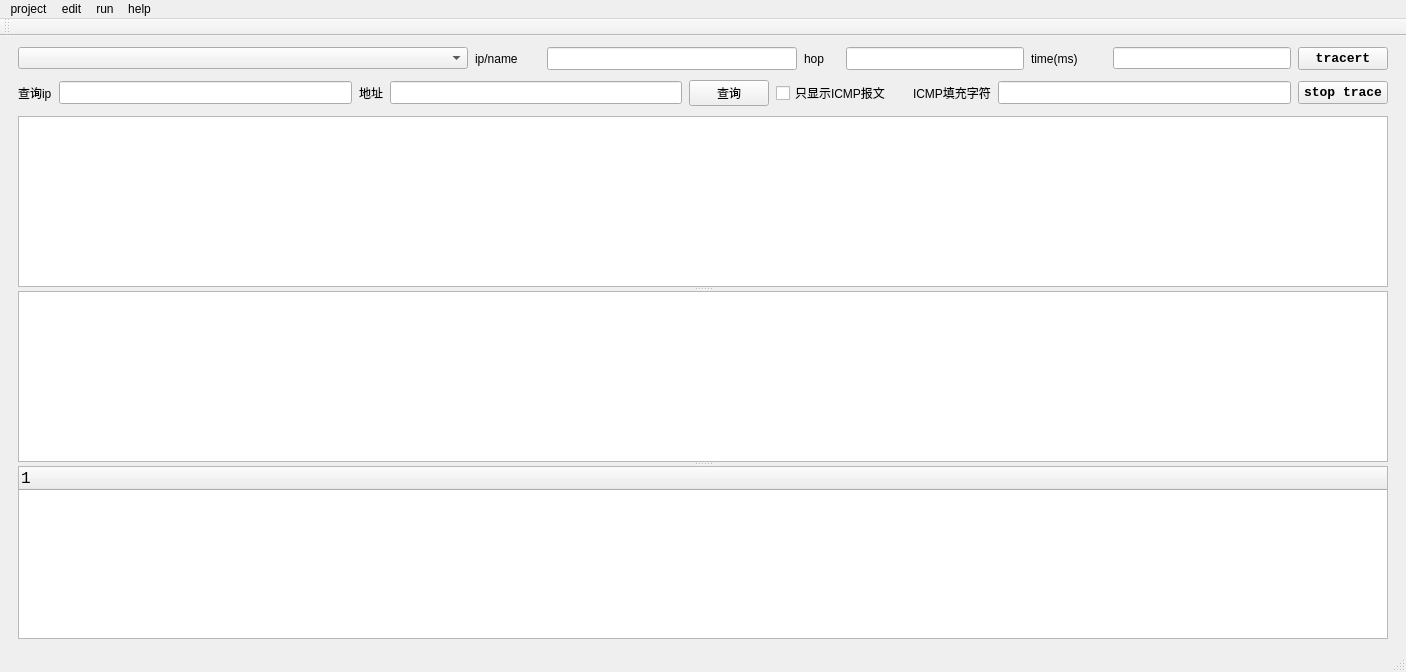
<?xml version="1.0" encoding="UTF-8"?>
<ui version="4.0">
 <class>MainWindow</class>
 <widget class="QMainWindow" name="MainWindow">
  <property name="geometry">
   <rect>
    <x>0</x>
    <y>0</y>
    <width>1406</width>
    <height>672</height>
   </rect>
  </property>
  <property name="windowTitle">
   <string>MainWindow</string>
  </property>
  <property name="windowIcon">
   <iconset resource="src.qrc">
    <normaloff>:/shark.png</normaloff>:/shark.png</iconset>
  </property>
  <widget class="QWidget" name="centralwidget">
   <layout class="QVBoxLayout" name="verticalLayout_3">
    <item>
     <widget class="QWidget" name="widget" native="true">
      <layout class="QHBoxLayout" name="horizontalLayout">
       <property name="spacing">
        <number>7</number>
       </property>
       <property name="topMargin">
        <number>2</number>
       </property>
       <property name="bottomMargin">
        <number>2</number>
       </property>
       <item>
        <widget class="QComboBox" name="comboBox">
         <property name="minimumSize">
          <size>
           <width>450</width>
           <height>0</height>
          </size>
         </property>
        </widget>
       </item>
       <item>
        <widget class="QLabel" name="label_3">
         <property name="minimumSize">
          <size>
           <width>65</width>
           <height>0</height>
          </size>
         </property>
         <property name="text">
          <string>ip/name</string>
         </property>
        </widget>
       </item>
       <item>
        <widget class="QLineEdit" name="lineEdit">
         <property name="minimumSize">
          <size>
           <width>250</width>
           <height>0</height>
          </size>
         </property>
         <property name="font">
          <font>
           <family>Consolas</family>
           <pointsize>10</pointsize>
           <weight>75</weight>
           <bold>true</bold>
          </font>
         </property>
        </widget>
       </item>
       <item>
        <widget class="QLabel" name="label">
         <property name="minimumSize">
          <size>
           <width>35</width>
           <height>0</height>
          </size>
         </property>
         <property name="text">
          <string>hop</string>
         </property>
        </widget>
       </item>
       <item>
        <widget class="QLineEdit" name="lineEdit_2">
         <property name="minimumSize">
          <size>
           <width>50</width>
           <height>0</height>
          </size>
         </property>
         <property name="font">
          <font>
           <family>Consolas</family>
           <pointsize>10</pointsize>
           <weight>75</weight>
           <bold>true</bold>
          </font>
         </property>
        </widget>
       </item>
       <item>
        <widget class="QLabel" name="label_2">
         <property name="minimumSize">
          <size>
           <width>75</width>
           <height>0</height>
          </size>
         </property>
         <property name="text">
          <string>time(ms)</string>
         </property>
        </widget>
       </item>
       <item>
        <widget class="QLineEdit" name="lineEdit_3">
         <property name="minimumSize">
          <size>
           <width>100</width>
           <height>0</height>
          </size>
         </property>
         <property name="font">
          <font>
           <family>Consolas</family>
           <weight>75</weight>
           <bold>true</bold>
          </font>
         </property>
        </widget>
       </item>
       <item>
        <widget class="QPushButton" name="pushButton">
         <property name="minimumSize">
          <size>
           <width>90</width>
           <height>0</height>
          </size>
         </property>
         <property name="font">
          <font>
           <family>Consolas</family>
           <pointsize>10</pointsize>
           <weight>75</weight>
           <bold>true</bold>
          </font>
         </property>
         <property name="text">
          <string>tracert</string>
         </property>
        </widget>
       </item>
      </layout>
     </widget>
    </item>
    <item>
     <widget class="QWidget" name="widget_2" native="true">
      <layout class="QHBoxLayout" name="horizontalLayout_2">
       <property name="spacing">
        <number>7</number>
       </property>
       <property name="topMargin">
        <number>2</number>
       </property>
       <property name="bottomMargin">
        <number>2</number>
       </property>
       <item>
        <widget class="QLabel" name="label_4">
         <property name="text">
          <string>查询ip</string>
         </property>
        </widget>
       </item>
       <item>
        <widget class="QLineEdit" name="lineEdit_4">
         <property name="minimumSize">
          <size>
           <width>200</width>
           <height>0</height>
          </size>
         </property>
         <property name="font">
          <font>
           <family>Consolas</family>
           <pointsize>10</pointsize>
           <weight>75</weight>
           <bold>true</bold>
          </font>
         </property>
        </widget>
       </item>
       <item>
        <widget class="QLabel" name="label_5">
         <property name="text">
          <string>地址</string>
         </property>
        </widget>
       </item>
       <item>
        <widget class="QLineEdit" name="lineEdit_5">
         <property name="minimumSize">
          <size>
           <width>200</width>
           <height>0</height>
          </size>
         </property>
         <property name="font">
          <font>
           <family>Consolas</family>
           <pointsize>10</pointsize>
           <weight>75</weight>
           <bold>true</bold>
          </font>
         </property>
         <property name="readOnly">
          <bool>true</bool>
         </property>
        </widget>
       </item>
       <item>
        <widget class="QPushButton" name="pushButton_3">
         <property name="text">
          <string>查询</string>
         </property>
        </widget>
       </item>
       <item>
        <widget class="QCheckBox" name="checkBox">
         <property name="minimumSize">
          <size>
           <width>130</width>
           <height>0</height>
          </size>
         </property>
         <property name="text">
          <string>只显示ICMP报文</string>
         </property>
        </widget>
       </item>
       <item>
        <widget class="QLabel" name="label_6">
         <property name="text">
          <string>ICMP填充字符</string>
         </property>
        </widget>
       </item>
       <item>
        <widget class="QLineEdit" name="lineEdit_6">
         <property name="minimumSize">
          <size>
           <width>100</width>
           <height>0</height>
          </size>
         </property>
         <property name="font">
          <font>
           <family>Consolas</family>
           <pointsize>10</pointsize>
           <weight>75</weight>
           <bold>true</bold>
          </font>
         </property>
        </widget>
       </item>
       <item>
        <widget class="QPushButton" name="pushButton_2">
         <property name="minimumSize">
          <size>
           <width>90</width>
           <height>0</height>
          </size>
         </property>
         <property name="font">
          <font>
           <family>Consolas</family>
           <pointsize>10</pointsize>
           <weight>75</weight>
           <bold>true</bold>
          </font>
         </property>
         <property name="text">
          <string>stop trace</string>
         </property>
        </widget>
       </item>
      </layout>
     </widget>
    </item>
    <item>
     <widget class="QWidget" name="widget_4" native="true">
      <layout class="QVBoxLayout" name="verticalLayout_2">
       <property name="spacing">
        <number>7</number>
       </property>
       <property name="topMargin">
        <number>2</number>
       </property>
       <property name="bottomMargin">
        <number>2</number>
       </property>
       <item>
        <widget class="QSplitter" name="splitter_2">
         <property name="orientation">
          <enum>Qt::Vertical</enum>
         </property>
         <widget class="QWidget" name="widget_3" native="true">
          <layout class="QVBoxLayout" name="verticalLayout">
           <property name="spacing">
            <number>7</number>
           </property>
           <property name="leftMargin">
            <number>0</number>
           </property>
           <property name="rightMargin">
            <number>0</number>
           </property>
           <property name="bottomMargin">
            <number>0</number>
           </property>
           <item>
            <widget class="QSplitter" name="splitter">
             <property name="orientation">
              <enum>Qt::Vertical</enum>
             </property>
             <widget class="QTableWidget" name="tableWidget">
              <property name="font">
               <font>
                <family>Consolas</family>
                <pointsize>11</pointsize>
                <weight>50</weight>
                <bold>false</bold>
               </font>
              </property>
             </widget>
             <widget class="QTextEdit" name="textEdit">
              <property name="font">
               <font>
                <family>Consolas</family>
                <pointsize>12</pointsize>
                <weight>75</weight>
                <bold>true</bold>
               </font>
              </property>
              <property name="readOnly">
               <bool>true</bool>
              </property>
             </widget>
            </widget>
           </item>
          </layout>
         </widget>
         <widget class="QTreeWidget" name="treeWidget">
          <property name="font">
           <font>
            <family>Consolas</family>
            <pointsize>12</pointsize>
            <weight>50</weight>
            <bold>false</bold>
           </font>
          </property>
          <column>
           <property name="text">
            <string notr="true">1</string>
           </property>
          </column>
         </widget>
        </widget>
       </item>
      </layout>
     </widget>
    </item>
   </layout>
  </widget>
  <widget class="QMenuBar" name="menubar">
   <property name="geometry">
    <rect>
     <x>0</x>
     <y>0</y>
     <width>1406</width>
     <height>25</height>
    </rect>
   </property>
   <widget class="QMenu" name="menuproject">
    <property name="title">
     <string>project</string>
    </property>
   </widget>
   <widget class="QMenu" name="menuedit">
    <property name="title">
     <string>edit</string>
    </property>
    <addaction name="actionclear_box"/>
    <addaction name="actionclear_package"/>
   </widget>
   <widget class="QMenu" name="menurun">
    <property name="title">
     <string>run</string>
    </property>
    <addaction name="actionrun"/>
   </widget>
   <widget class="QMenu" name="menuhelp">
    <property name="title">
     <string>help</string>
    </property>
   </widget>
   <addaction name="menuproject"/>
   <addaction name="menuedit"/>
   <addaction name="menurun"/>
   <addaction name="menuhelp"/>
  </widget>
  <widget class="QStatusBar" name="statusbar"/>
  <widget class="QToolBar" name="toolBar">
   <property name="windowTitle">
    <string>toolBar</string>
   </property>
   <attribute name="toolBarArea">
    <enum>TopToolBarArea</enum>
   </attribute>
   <attribute name="toolBarBreak">
    <bool>false</bool>
   </attribute>
  </widget>
  <action name="actionrun">
   <property name="icon">
    <iconset resource="src.qrc">
     <normaloff>:/start.png</normaloff>:/start.png</iconset>
   </property>
   <property name="text">
    <string>run</string>
   </property>
  </action>
  <action name="actionclear_box">
   <property name="icon">
    <iconset resource="src.qrc">
     <normaloff>:/empty.png</normaloff>:/empty.png</iconset>
   </property>
   <property name="text">
    <string>clear box</string>
   </property>
  </action>
  <action name="actionclear_package">
   <property name="icon">
    <iconset resource="src.qrc">
     <normaloff>:/empty.png</normaloff>:/empty.png</iconset>
   </property>
   <property name="text">
    <string>clear package</string>
   </property>
  </action>
 </widget>
 <resources>
  <include location="src.qrc"/>
 </resources>
 <connections/>
</ui>
